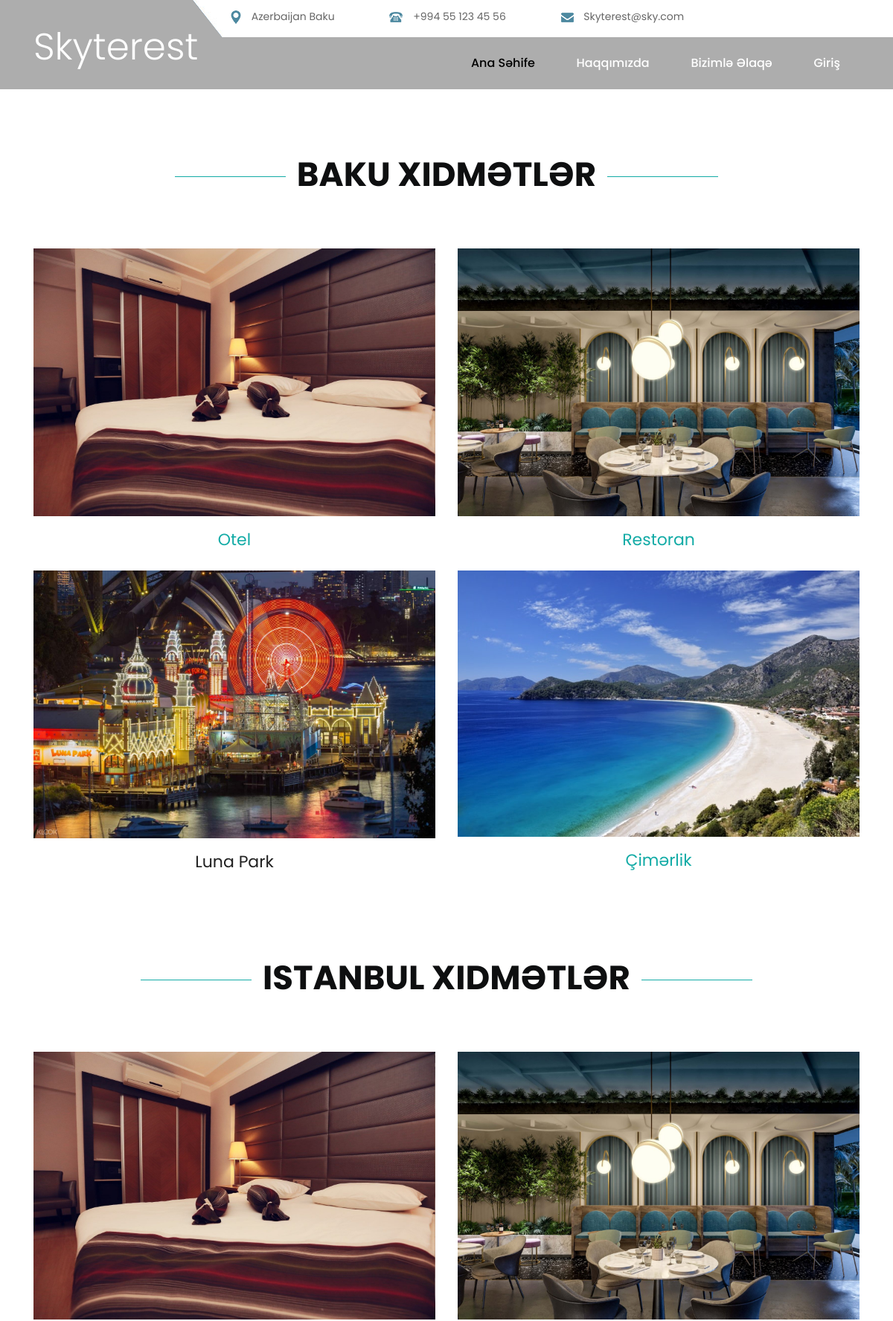
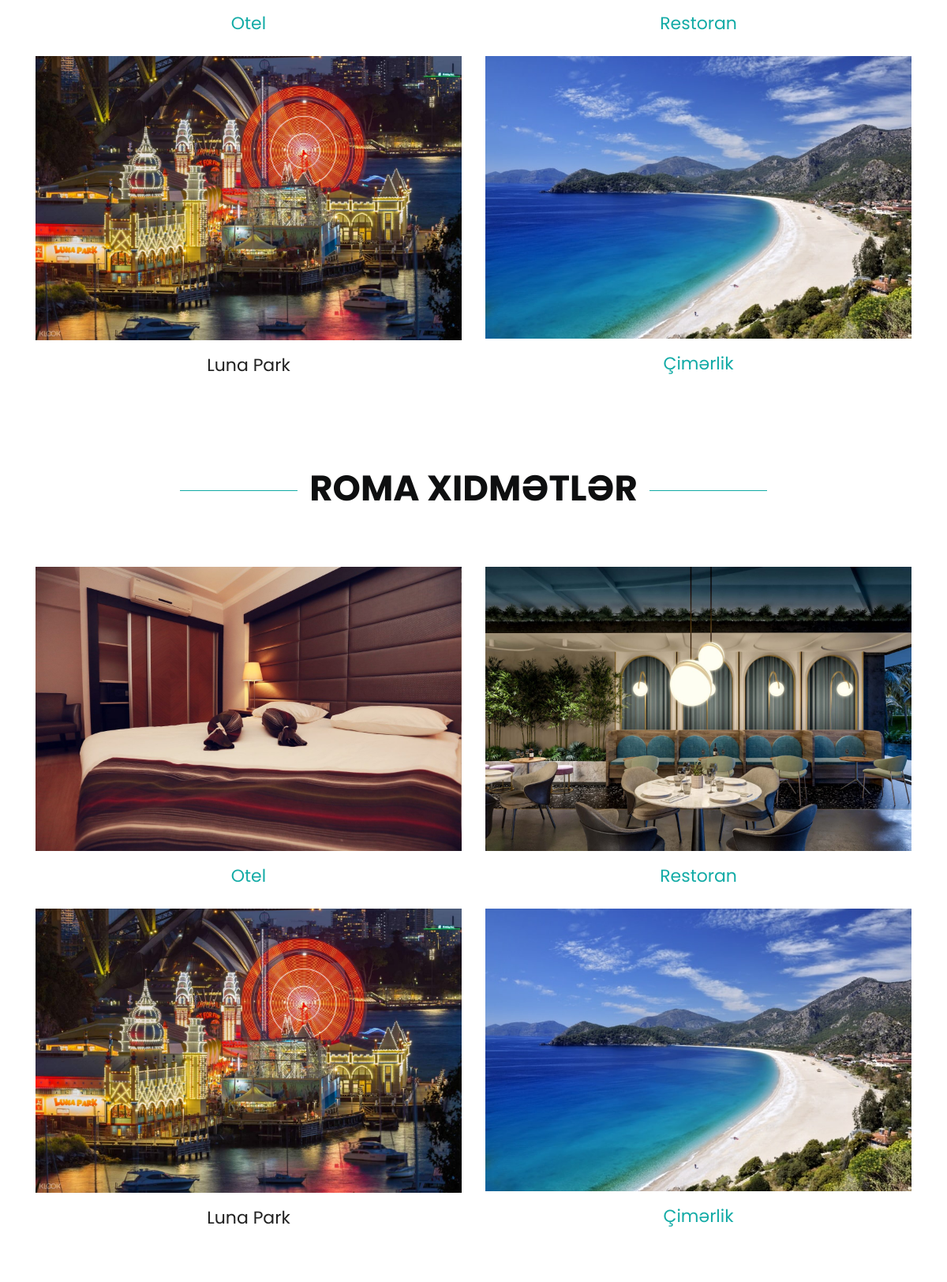
Screenshot of /Service/ (upper part) with the database file from the repository (2 pictures, top to bottom).
### Service/models.py (models this page shows)
class Service_Adlari_2(models.Model):
	seherler = models.CharField(max_length=20, verbose_name="Seher Adi: ")
	seher_otel_adi = models.CharField(max_length = 20,verbose_name = "Otel ADi :")
	seher_otel = models.ImageField(verbose_name="Otel Sekili: ")
	seher_rest_adi = models.CharField(max_length=20, verbose_name="Restoran ADi :")
	seher_rest = models.ImageField(verbose_name="Restoran Sekili: ")
	seher_park_adi = models.CharField(max_length=20, verbose_name="Luna Park ADi :")
	seher_park = models.ImageField(verbose_name="Luna Park Sekili: ")
	seher_cimerlik_adi = models.CharField(max_length=20, verbose_name="Cimerlik ADi :")
	seher_cimerlik = models.ImageField(verbose_name="Cimerlik Sekili: ")

### Service/views.py (the view)
# urls.py: path('Service/',Skyterest_Services_View,name='SERVICE'),
def Skyterest_Services_View(request):
    app = Service_Adlari_2.objects.all()
    querry = request.GET.get('City_Name')
    if querry:
        print(querry)
        app = app.filter(seherler__icontains=querry)
    return render(request,'Services.html',{'app':app})

### Templates/Services.html (shortened to what this page needs)
{% load static %}
<html lang="en">
   <head>
      <link rel="stylesheet" href="{% static 'css/bootstrap.min.css' %}">
      <link rel="stylesheet" href="{% static 'css/style.css' %}">
      <link rel="stylesheet" href="{% static 'css/responsive.css' %}">
      <link rel="stylesheet" href="{% static 'css/jquery.mCustomScrollbar.min.css' %}">
      <link rel="stylesheet" href="{% static 'css/owl.carousel.min.css' %}">
      <link rel="stylesheet" href="{% static 'css/owl.theme.default.min.css' %}">
   <body class="main-layout">
      <header>
         <div class="header">
            <div class="header_white_section">
               <div class="container-fluid">
                  <div class="row">
                     <div class="col-md-12">
                        <div class="header_information">
                           <ul>
                              <li><img src="{% static 'images/1.png' %}" alt="#"/> Azerbaijan Baku</li>
                              <li><img src="{% static 'images/2.png' %}" alt="#"/> +994 55 123 45 56 </li>
                              <li><img src="{% static 'images/3.png' %}" alt="#"/> Skyterest@sky.com</li>
                           </ul>
                        </div>
                     </div>
                  </div>
               </div>
            </div>
            <div class="container">
               <div class="row">
                  <div class="col-xl-3 col-lg-3 col-md-3 col-sm-3 col logo_section">
                     <div class="full">
                        <div class="center-desk">
                            <a href="{% url 'HOME' %}"><p class="ex2" style="color:white">Skyterest</p></a>
                        </div>
                     </div>
                  </div>
                  <div class="col-xl-9 col-lg-9 col-md-9 col-sm-9">
                     <div class="menu-area">
                        <div class="limit-box">
                           <nav class="main-menu">
                              <ul class="menu-area-main">
                                 <li class="active"> <a href="#">Ana Səhife</a> </li>
                                 <li> <a href="#about">Haqqımızda</a> </li>
                                 <li><a href="#contact">Bizimlə Əlaqə</a></li>
                                 <li><a href="#travel">Giriş</a></li>
                              </ul>
                           </nav>
                        </div>
                     </div>
                  </div>
               </div>
            </div>
         </div>
      </header>
{% for Service_Adlari_2 in app %}
      <div id="blog" class="blog">
         <div class="container">
            <div class="row">
               <div class="col-md-12">
                  <div class="titlepage">
                     <h2>{{ Service_Adlari_2.seherler }} Xidmətlər</h2>
                  </div>
               </div>
            </div>
            <div class="row">
               <div class="col-xl-6 col-lg-6 col-md-6 col-sm-12">
                  <div class="blog-box">
                     {% if Service_Adlari_2.seher_otel %}
                     <figure><a href="http://127.0.0.1:8000/Service_Type/?Service_Type={{ Service_Adlari_2.seherler }}Otel"><img src="{{ Service_Adlari_2.seher_otel.url }}" alt="#"/></a>
                     {% endif %}
                     </figure>
                     <div class="travel">
                        <center><h2><span>{{ Service_Adlari_2.seher_otel_adi }}</span></h2></center>
                     </div>
                  </div>
               </div>
               <div class="col-xl-6 col-lg-6 col-md-6 col-sm-12">
                  <div class="blog-box">
                     {% if Service_Adlari_2.seher_rest %}
                     <figure><a href="http://127.0.0.1:8000/Service_Type/?Service_Type={{ Service_Adlari_2.seherler }}Restoran"><img src="{{ Service_Adlari_2.seher_rest.url }}" alt="#"/></a>
                     {% endif %}
                     </figure>
                     <div class="travel">
                        <center><h2><span>{{ Service_Adlari_2.seher_rest_adi }}</span></h2></center>
                     </div>
                  </div>
               </div>
              <div class="col-xl-6 col-lg-6 col-md-6 col-sm-12">
                  <div class="blog-box">
                     {% if Service_Adlari_2.seher_park %}
                     <figure><a href="http://127.0.0.1:8000/Service_Type/?Service_Type={{ Service_Adlari_2.seherler }}LunaPark"><img src="{{ Service_Adlari_2.seher_park.url }}" alt="#"/></a>
                     {% endif %}
                     </figure>
                     <div class="travel">
                        <center><h2><span><a href="http://testphp.vulnweb.com/search.php?test={{ Service_Adlari_2.seher_park_adi }}">{{ Service_Adlari_2.seher_park_adi }}</a></span></h2></center>
                     </div>
                  </div>
               </div>
               <div class="col-xl-6 col-lg-6 col-md-6 col-sm-12">
                  <div class="blog-box">
                     {% if Service_Adlari_2.seher_cimerlik %}
                     <figure><a href="http://127.0.0.1:8000/Service_Type/?Service_Type={{ Service_Adlari_2.seherler }}Çimərlik"><img src="{{ Service_Adlari_2.seher_cimerlik.url }}" alt="#"/></a>
                     {% endif %}
                     </figure>
                     <div class="travel">
                        <center><h2><span>{{ Service_Adlari_2.seher_cimerlik_adi }}</span></h2></center>
                     </div>
                  </div>
               </div>
            {% endfor %}
            </div>
         </div>
      </div>
   </body>
</html>

### Service/static/css/style.css (style rules this page uses)
* { box-sizing: border-box !important; }
html { scroll-behavior: smooth; }
body { color: #666666; font-size: 14px; font-family: poppins; line-height: 1.80857; font-weight: normal; overflow-x: hidden; }
a { color: #1f1f1f; text-decoration: none !important; outline: none !important; -webkit-transition: all .3s ease-in-out; -moz-transition: all .3s ease-in-out; -ms-transition: all .3s ease-in-out; -o-transition: all .3s ease-in-out; transition: all .3s ease-in-out; }
h1, h2, h3, h4, h5, h6 { letter-spacing: 0; font-weight: normal; position: relative; padding: 0 0 10px 0; font-weight: normal; line-height: normal; color: #111111; margin: 0 }
h2 { font-size: 22px }
*, *::after, *::before { -webkit-box-sizing: border-box; -moz-box-sizing: border-box; box-sizing: border-box; }
h1 a, h2 a, h3 a, h4 a, h5 a, h6 a { color: #212121; text-decoration: none!important; opacity: 1 }
ul, li, ol { margin: 0px; padding: 0px; list-style: none; }
p { margin: 0px; font-weight: 300; font-size: 15px; line-height: 24px; }
a { color: #222222; text-decoration: none; outline: none !important; }
a, .btn { text-decoration: none !important; outline: none !important; -webkit-transition: all .3s ease-in-out; -moz-transition: all .3s ease-in-out; -ms-transition: all .3s ease-in-out; -o-transition: all .3s ease-in-out; transition: all .3s ease-in-out; }
img { max-width: 100%; height: auto; }
.full { float: left; width: 100%; }
.full { width: 100%; float: left; margin: 0; padding: 0; }
.header { background-color: rgba(255, 0, 0, 0); background-repeat: repeat; background-size: auto; background-color: #00000052; box-shadow: #060606 0px 0px 3px 0px; z-index: 999; width: 100%; left: 0; top: 0; background-color: #00000052; padding: 0; padding-top: 0px; background-size: 100% 100%; background-repeat: no-repeat; min-height: 110px; padding-top: 50px; }
nav.main-menu { float: right; margin-left: 0; }
.menu-area-main li.active a { color: #000; }
.main-menu { text-align: center; }
.main-menu ul { margin: 0; list-style-type: none; margin-bottom: 10px; }
.main-menu ul>li { display: inline-block; position: relative; }
.main-menu ul>li a { line-height: 20px; font-size: 16px; display: block; font-weight: 500; color: #fff; padding: 15px 26px; padding-top: 24px; }
.main-menu ul li:first-child { margin-left: 0; }
.main-menu ul>li { position: inherit; display: inline-block; vertical-align: middle; }
.header_information { background-color: #fff; padding: 0 0; padding-top: 0px; margin-top: 0; margin-right: 0; margin-bottom: 0; position: absolute; width: 100%; max-width: 900px; height: 50px; top: -50px; padding-top: 10px; right: 0; }
.header_information::after { width: 41px; height: 50px; background: url(../images/top_arrow.png); display: block; content: ""; position: absolute; top: 0; left: -41px; }
.header_information ul { display: inline-block; }
.header_information ul li { align-items: center; display: inline-block; padding: 0px 10px; padding-right: 60px; }
.header_information ul li img { padding-right: 10px; }
.titlepage h2 { padding: 0px 0px 20px 0px; font-size: 50px; font-weight: bold; color: #050303; line-height: 50px; text-transform: uppercase; position: relative; display: inline-block; }
.titlepage h2::before { right: 100%; margin-right: 15px; }
.titlepage h2::after { left: 100%; margin-left: 15px; }
.titlepage h2::before, .titlepage h2::after { content: ""; position: absolute; height: 5px; border-top: 1px solid #13aba6; top: 27px; width: 149px; }
.titlepage { text-align: center; padding-bottom: 54px; }
.titlepage h2 { padding: 0px 0px 20px 0px; font-size: 45px; font-weight: bold; color: #000; line-height: 50px; text-transform: uppercase; position: relative; display: inline-block; }
.titlepage h2 { padding: 0px 0px 20px 0px; font-size: 45px; font-weight: bold; color: #000; line-height: 50px; text-transform: uppercase; display: inline-block; position: relative; }
.blog { background-color: #fff; padding-top: 90px; }
.titlepage { text-align: center; }
.titlepage h2 { padding: 0px 0px 20px 0px; font-size: 45px; font-weight: bold; color: #0e0f10; line-height: 50px; text-transform: uppercase; display: inline-block; position: relative; }
.blog .blog-box figure { margin: 0px; }
.blog .blog-box .travel { padding: 15px 0px; }
.blog .blog-box .travel span { color: #13aba6; display: inline-block; }

### Templates/Services.html (style rules this page uses)
p.ex2 { font-size: 50px; }

### rows the page displays
Service_Adlari_2: seherler "BAKU", seher_otel (picture), seher_otel_adi "Otel", seher_rest (picture), seher_rest_adi "Restoran", seher_park (picture), seher_park_adi "Luna Park", seher_cimerlik (picture), seher_cimerlik_adi "Çimərlik"
Service_Adlari_2: seherler "ISTANBUL", seher_otel (picture), seher_otel_adi "Otel", seher_rest (picture), seher_rest_adi "Restoran", seher_park (picture), seher_park_adi "Luna Park", seher_cimerlik (picture), seher_cimerlik_adi "Çimərlik"
Service_Adlari_2: seherler "ROMA", seher_otel (picture), seher_otel_adi "Otel", seher_rest (picture), seher_rest_adi "Restoran", seher_park (picture), seher_park_adi "Luna Park", seher_cimerlik (picture), seher_cimerlik_adi "Çimərlik"
